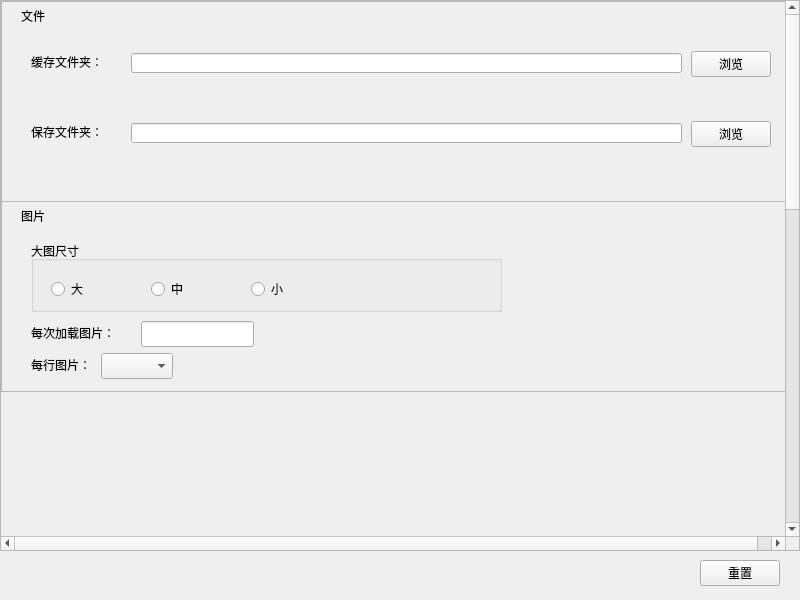
<?xml version="1.0" encoding="UTF-8"?>
<ui version="4.0">
 <class>SettingWindow</class>
 <widget class="QMainWindow" name="SettingWindow">
  <property name="geometry">
   <rect>
    <x>0</x>
    <y>0</y>
    <width>800</width>
    <height>600</height>
   </rect>
  </property>
  <property name="windowTitle">
   <string>设置</string>
  </property>
  <property name="windowIcon">
   <iconset>
    <normaloff>RES/设置-p.png</normaloff>RES/设置-p.png</iconset>
  </property>
  <widget class="QWidget" name="centralwidget">
   <widget class="QScrollArea" name="scrollArea">
    <property name="geometry">
     <rect>
      <x>0</x>
      <y>0</y>
      <width>800</width>
      <height>551</height>
     </rect>
    </property>
    <property name="widgetResizable">
     <bool>false</bool>
    </property>
    <widget class="QWidget" name="scrollAreaWidgetContents">
     <property name="geometry">
      <rect>
       <x>0</x>
       <y>0</y>
       <width>798</width>
       <height>1392</height>
      </rect>
     </property>
     <widget class="QFrame" name="pic_frame">
      <property name="geometry">
       <rect>
        <x>0</x>
        <y>200</y>
        <width>801</width>
        <height>191</height>
       </rect>
      </property>
      <property name="frameShape">
       <enum>QFrame::StyledPanel</enum>
      </property>
      <property name="frameShadow">
       <enum>QFrame::Raised</enum>
      </property>
      <widget class="QLabel" name="pic_title_label">
       <property name="geometry">
        <rect>
         <x>20</x>
         <y>0</y>
         <width>781</width>
         <height>30</height>
        </rect>
       </property>
       <property name="text">
        <string>图片</string>
       </property>
      </widget>
      <widget class="QGroupBox" name="big_pic_group">
       <property name="geometry">
        <rect>
         <x>30</x>
         <y>40</y>
         <width>471</width>
         <height>71</height>
        </rect>
       </property>
       <property name="title">
        <string>大图尺寸</string>
       </property>
       <widget class="QRadioButton" name="big_radioButton">
        <property name="geometry">
         <rect>
          <x>20</x>
          <y>40</y>
          <width>89</width>
          <height>16</height>
         </rect>
        </property>
        <property name="text">
         <string>大</string>
        </property>
       </widget>
       <widget class="QRadioButton" name="small_radioButton">
        <property name="geometry">
         <rect>
          <x>220</x>
          <y>40</y>
          <width>89</width>
          <height>16</height>
         </rect>
        </property>
        <property name="text">
         <string>小</string>
        </property>
       </widget>
       <widget class="QRadioButton" name="middle_radioButton">
        <property name="geometry">
         <rect>
          <x>120</x>
          <y>40</y>
          <width>89</width>
          <height>16</height>
         </rect>
        </property>
        <property name="text">
         <string>中</string>
        </property>
       </widget>
      </widget>
      <widget class="QComboBox" name="everyRowPicNumComboBox">
       <property name="geometry">
        <rect>
         <x>100</x>
         <y>152</y>
         <width>72</width>
         <height>26</height>
        </rect>
       </property>
      </widget>
      <widget class="QLabel" name="everyRowPicNumLabel">
       <property name="geometry">
        <rect>
         <x>30</x>
         <y>155</y>
         <width>61</width>
         <height>18</height>
        </rect>
       </property>
       <property name="text">
        <string>每行图片：</string>
       </property>
      </widget>
      <widget class="QLineEdit" name="every_time_show_pic_num_lineEdit">
       <property name="geometry">
        <rect>
         <x>140</x>
         <y>120</y>
         <width>113</width>
         <height>26</height>
        </rect>
       </property>
       <property name="whatsThis">
        <string>&lt;html&gt;&lt;head/&gt;&lt;body&gt;&lt;p&gt;设置每次点击显示多少张图，最大30， 最小1&lt;/p&gt;&lt;/body&gt;&lt;/html&gt;</string>
       </property>
      </widget>
      <widget class="QLabel" name="every_time_show_pic_num_label">
       <property name="geometry">
        <rect>
         <x>30</x>
         <y>120</y>
         <width>85</width>
         <height>24</height>
        </rect>
       </property>
       <property name="text">
        <string>每次加载图片：</string>
       </property>
      </widget>
     </widget>
     <widget class="QFrame" name="file_frame">
      <property name="geometry">
       <rect>
        <x>0</x>
        <y>0</y>
        <width>801</width>
        <height>201</height>
       </rect>
      </property>
      <property name="frameShape">
       <enum>QFrame::StyledPanel</enum>
      </property>
      <property name="frameShadow">
       <enum>QFrame::Raised</enum>
      </property>
      <widget class="QLabel" name="file_title_label">
       <property name="geometry">
        <rect>
         <x>20</x>
         <y>0</y>
         <width>781</width>
         <height>30</height>
        </rect>
       </property>
       <property name="text">
        <string>文件</string>
       </property>
      </widget>
      <widget class="QLineEdit" name="cache_lineEdit">
       <property name="geometry">
        <rect>
         <x>130</x>
         <y>52</y>
         <width>551</width>
         <height>20</height>
        </rect>
       </property>
      </widget>
      <widget class="QLabel" name="cache_label">
       <property name="geometry">
        <rect>
         <x>30</x>
         <y>40</y>
         <width>91</width>
         <height>41</height>
        </rect>
       </property>
       <property name="text">
        <string>缓存文件夹：</string>
       </property>
      </widget>
      <widget class="QLineEdit" name="save_lineEdit">
       <property name="geometry">
        <rect>
         <x>130</x>
         <y>122</y>
         <width>551</width>
         <height>20</height>
        </rect>
       </property>
      </widget>
      <widget class="QLabel" name="save_label">
       <property name="geometry">
        <rect>
         <x>30</x>
         <y>110</y>
         <width>91</width>
         <height>41</height>
        </rect>
       </property>
       <property name="text">
        <string>保存文件夹：</string>
       </property>
      </widget>
      <widget class="QPushButton" name="setCacheButton">
       <property name="geometry">
        <rect>
         <x>690</x>
         <y>50</y>
         <width>80</width>
         <height>26</height>
        </rect>
       </property>
       <property name="text">
        <string>浏览</string>
       </property>
      </widget>
      <widget class="QPushButton" name="setSaveButton">
       <property name="geometry">
        <rect>
         <x>690</x>
         <y>120</y>
         <width>80</width>
         <height>26</height>
        </rect>
       </property>
       <property name="text">
        <string>浏览</string>
       </property>
      </widget>
     </widget>
    </widget>
   </widget>
   <widget class="QPushButton" name="setDefaultButton">
    <property name="geometry">
     <rect>
      <x>700</x>
      <y>560</y>
      <width>80</width>
      <height>26</height>
     </rect>
    </property>
    <property name="text">
     <string>重置</string>
    </property>
   </widget>
  </widget>
 </widget>
 <resources/>
 <connections/>
</ui>
